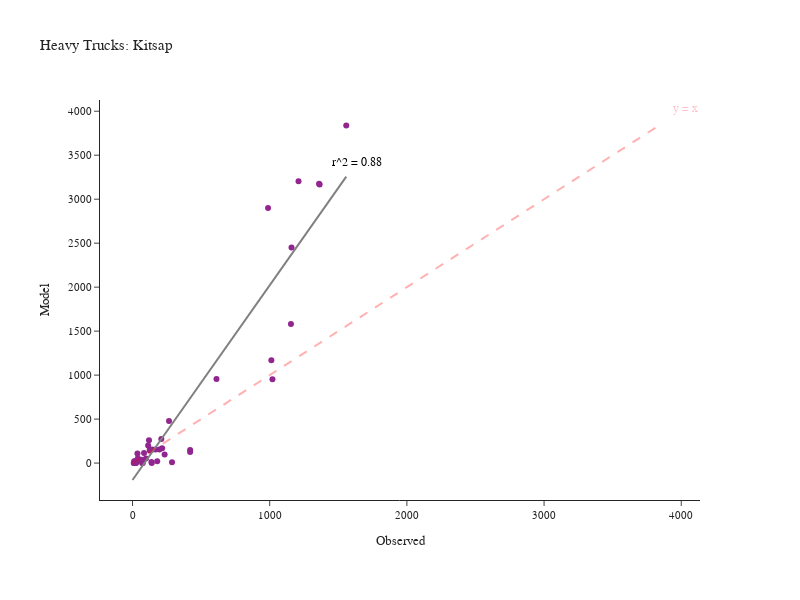

The notebook cell saved with this chart:
### Code cell
fig = create_truck_chart(df_daily_heavy, 'Heavy', 'Kitsap')
fig.show()

### Figure 1 — Plotly figure (JSON) as saved in the notebook; plotly's stock layout.template omitted (floating-point values rounded to 4 significant figures)
{"data": [{"customdata": [["SR-16  N/O SR-302 NB/SB", "Kitsap"], ["SR-16 N/O SR-160 NB/SB", "Kitsap"], ["SR-16 N/O Tremont NB/SB", "Kitsap"], ["SR-16 S/O SR-3 NB", "Kitsap"], ["SR-104 @ Hood Canal Bridge WB/EB", "Kitsap"], ["SR-104 E/O Hood Canal Bridge WB/EB", "Kitsap"], ["SR-104 N/O Pt Gamble Rd WB/EB", "Kitsap"], ["SR-104 E/O SR-307 WB/EB", "Kitsap"], ["SR-104 E/O Hansville WB/EB", "Kitsap"], ["SR-160 @ SR-16 WB/EB", "Kitsap"], ["SR-160 E/O Long Lake Rd WB/EB", "Kitsap"], ["SR-160 W/O Banner WB/EB", "Kitsap"], ["SR-160 E/O Peterson WB/EB", "Kitsap"], ["SR-160 S/O Southworth Dr WB/EB", "Kitsap"], ["SR-166 E/O SR-16 WB/EB", "Kitsap"], ["SR-3 E/O Sunset Way NB/SB", "Kitsap"], ["SR-3 N/O SR-305 NB/SB", "Kitsap"], ["SR-3 S/O Newberry Hill Rd NB/SB", "Kitsap"], ["SR-3 @ SR-304 NB/SB", "Kitsap"], ["SR-3 NE of SR-16 NB/SB", "Kitsap"], ["SR-3 W/O Lake Flora Rd NB/SB", "Kitsap"], ["SR-303 E/O SR-3 NB/SB", "Kitsap"], ["SR-303 N/O 11th St NB/SB", "Kitsap"], ["SR-303 N/O SR-304 NB/SB", "Kitsap"], ["SR-304 E/O SR-3 WB/EB", "Kitsap"], ["SR-304 W/O Naval WB/EB", "Kitsap"], ["SR-305 W/O SR-307 WB/EB", "Kitsap"], ["SR-305 W/O Suquamish Way WB/EB", "Kitsap"], ["SR-305 N/O Day Rd WB/EB", "Kitsap"], ["SR-305 N/O High School Rd WB/EB", "Kitsap"], ["SR-305 S/O Winslow Way WB/EB", "Kitsap"], ["SR-305 @ Ferry Ramp WB/EB", "Kitsap"], ["SR-307 W/O SR-104 NB/SB", "Kitsap"], ["SR-307 N/O Gunderson NB/SB", "Kitsap"], ["SR-307 S/O Gunderson NB/SB", "Kitsap"], ["SR-307 N/O SR-305 NB/SB", "Kitsap"], ["SR-308 @ SR-3 WB/EB", "Kitsap"], ["SR-308 E/O SR-3 WB/EB", "Kitsap"], ["SR-308 E/O Silverdale Way WB/EB", "Kitsap"], ["SR-308 W/O Brownsville Hwy WB/EB", "Kitsap"], ["SR-310 @ SR-3 WB/EB", "Kitsap"], ["SR-310 W/O Callow WB/EB", "Kitsap"]], "hovertemplate": "Observed=%{x}<br>Model=%{y}<br>location=%{customdata[0]}<br>County=%{customdata[1]}<extra></extra>", "legendgroup": "", "line": {"color": "Grey", "width": 2}, "marker": {"color": "#91268F", "symbol": "circle"}, "mode": "markers", "name": "", "orientation": "v", "showlegend": false, "type": "scatter", "x": [1558, 1210, 1364, 1155, 612, 75, 70, 144, 84, 114, 34, 30, 19, 12, 140, 1020, 1012, 1159, 988, 1360, 288, 180, 216, 98, 210, 126, 266, 420, 420, 234, 11, 9, 196, 168, 126, 120, 39, 36, 66, 22, 138, 26], "xaxis": "x", "y": [3839, 3204, 3166, 1580, 956, 2, 2, 154, 115, 199, 18, 18, 21, 21, 2, 954, 1168, 2451, 2901, 3176, 9, 22, 168, 52, 275, 143, 478, 149, 127, 98, 0, 0, 153, 153, 154, 259, 56, 110, 38, 0, 11, 0], "yaxis": "y"}, {"hovertemplate": "Observed=%{x}<br>Model=%{y}<extra></extra>", "legendgroup": "", "line": {"color": "Grey", "dash": "solid", "width": 2}, "marker": {"symbol": "circle"}, "mode": "lines", "name": "", "orientation": "v", "showlegend": false, "type": "scatter", "x": [0.0, 15.74, 31.47, 47.21, 62.95, 78.69, 94.42, 110.2, 125.9, 141.6, 157.4, 173.1, 188.8, 204.6, 220.3, 236.1, 251.8, 267.5, 283.3, 299.0, 314.7, 330.5, 346.2, 362.0, 377.7, 393.4, 409.2, 424.9, 440.6, 456.4, 472.1, 487.9, 503.6, 519.3, 535.1, 550.8, 566.5, 582.3, 598.0, 613.8, 629.5, 645.2, 661.0, 676.7, 692.4, 708.2, 723.9, 739.7, 755.4, 771.1, 786.9, 802.6, 818.3, 834.1, 849.8, 865.6, 881.3, 897.0, 912.8, 928.5, 944.2, 960.0, 975.7, 991.5, 1007.0, 1023.0, 1039.0, 1054.0, 1070.0, 1086.0, 1102.0, 1117.0, 1133.0, 1149.0, 1165.0, 1180.0, 1196.0, 1212.0, 1228.0, 1243.0, 1259.0, 1275.0, 1290.0, 1306.0, 1322.0, 1338.0, 1353.0, 1369.0, 1385.0, 1401.0, 1416.0, 1432.0, 1448.0, 1464.0, 1479.0, 1495.0, 1511.0, 1527.0, 1542.0, 1558.0], "xaxis": "x", "y": [-192.4, -157.5, -122.7, -87.83, -52.99, -18.15, 16.69, 51.53, 86.37, 121.2, 156.1, 190.9, 225.7, 260.6, 295.4, 330.3, 365.1, 399.9, 434.8, 469.6, 504.5, 539.3, 574.1, 609.0, 643.8, 678.7, 713.5, 748.3, 783.2, 818.0, 852.9, 887.7, 922.5, 957.4, 992.2, 1027.0, 1062.0, 1097.0, 1132.0, 1166.0, 1201.0, 1236.0, 1271.0, 1306.0, 1341.0, 1375.0, 1410.0, 1445.0, 1480.0, 1515.0, 1550.0, 1584.0, 1619.0, 1654.0, 1689.0, 1724.0, 1759.0, 1794.0, 1828.0, 1863.0, 1898.0, 1933.0, 1968.0, 2003.0, 2037.0, 2072.0, 2107.0, 2142.0, 2177.0, 2212.0, 2246.0, 2281.0, 2316.0, 2351.0, 2386.0, 2421.0, 2456.0, 2490.0, 2525.0, 2560.0, 2595.0, 2630.0, 2665.0, 2699.0, 2734.0, 2769.0, 2804.0, 2839.0, 2874.0, 2908.0, 2943.0, 2978.0, 3013.0, 3048.0, 3083.0, 3117.0, 3152.0, 3187.0, 3222.0, 3257.0], "yaxis": "y"}], "layout": {"annotations": [{"align": "right", "font": {"color": "pink", "size": 12}, "showarrow": false, "text": "y = x", "x": 4031.0, "y": 4031.0}, {"align": "right", "font": {"color": "black", "size": 12}, "showarrow": false, "text": "r^2 = 0.88", "x": 1636.0, "y": 3420.0}], "height": 600, "legend": {"tracegroupgap": 0}, "margin": {"b": 100, "l": 100, "r": 100, "t": 100}, "shapes": [{"line": {"color": "Red", "dash": "dash", "width": 2}, "type": "line", "x0": 0, "x1": 3839, "y0": 0, "y1": 3839}], "title": {"text": "Heavy Trucks: Kitsap"}, "width": 800, "xaxis": {"anchor": "y", "domain": [0.0, 1.0], "title": {"text": "Observed"}}, "yaxis": {"anchor": "x", "domain": [0.0, 1.0], "title": {"text": "Model"}}}}
